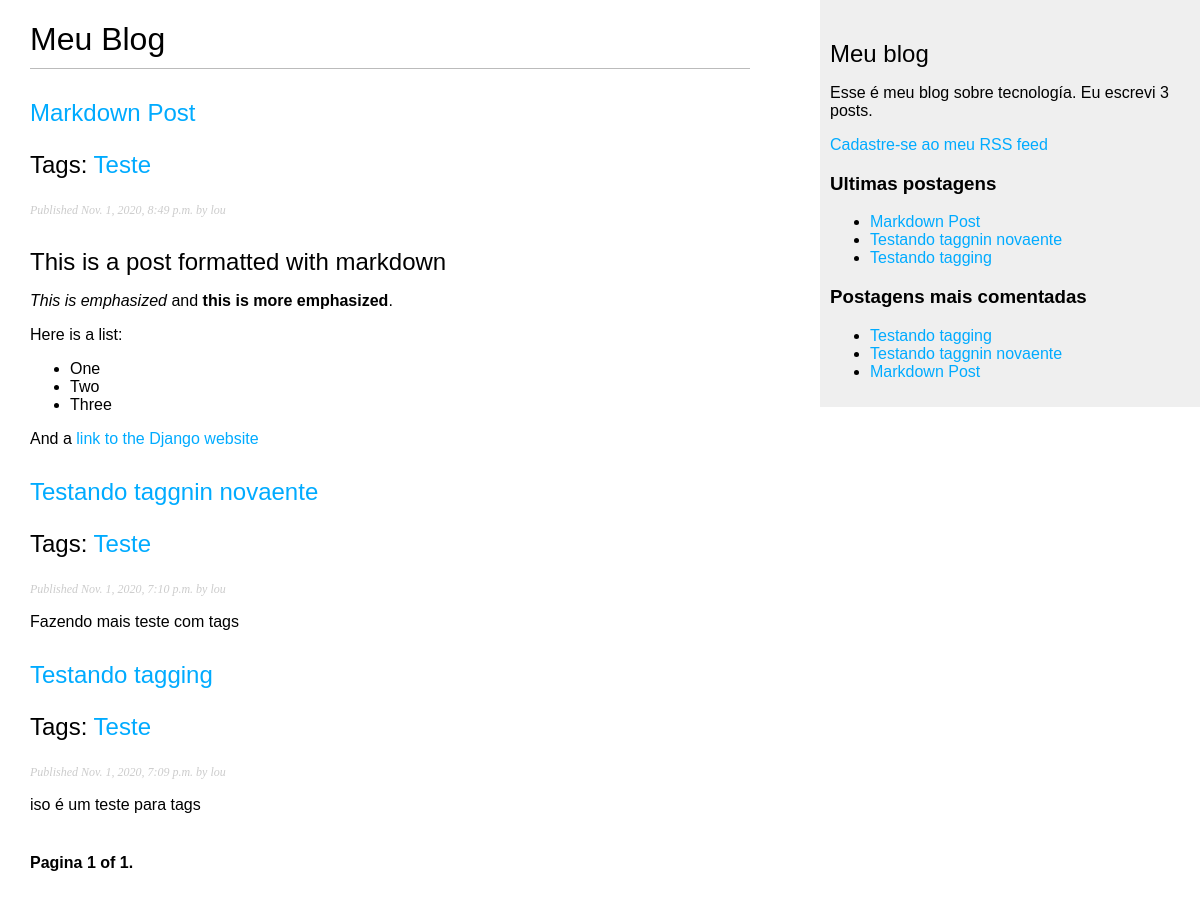
Screenshot of /blog_app/ with the database file from the repository.
### blog_app/models.py (models this page shows, shortened)
class Post(models.Model):
    ESCOLHA_STATUS = (
        ('rascunho', 'Rascunho'),
        ('publicado', 'Publicado'),
    )
    titulo = models.CharField(max_length=250) # ESSE CAMPO É PARA O TÍTULO DO POST
    slug = models.SlugField(max_length=250,   # ESSE CAMPO É PARA SER USADO NAS URLS.
                            unique_for_date='publicar') # SLUG É UM RÓTULO QUE CONTEM APENAS LETRAS, NÚMEROS ETC...
    autor = models.ForeignKey(User, # ESSE CAMPO DENIFE  RELAÇÃO many-to-one.
                            on_delete=models.CASCADE, # OU SEJA: CADA POST É ESCRITO POR APENAS UM USUÁRIO
                            related_name='blog_posts') # E UM USUÁRIO PODE ESCREVER QUALQUER NUMERO DE POSTS.
    body = models.TextField() # ESSE É  O CORPO DO POST. É UM CAMPO DE TEXT QUE É ENVIADO PARA A BASE DE DADOS SQL
    publicar = models.DateTimeField(default=timezone.now) # DateTimeField INDICA QUANDO FOI O POST
    criado = models.DateTimeField(auto_now_add=True) # INDICA QUANDO O POST FOI CRIADO
    atualizado = models.DateTimeField(auto_now=True) # INDICA A ULTIMA VEZ QUE O POST FOI ATUALIZADO
    status = models.CharField(max_length=10, # MOSTRA O STATUS DO POST
                                choices=ESCOLHA_STATUS,
                                default='rascunho')
    objetos = models.Manager() # MANAGER PADRÃO
    publicado = AdminPub() # MANAGER PERSONALIZADO
    tags = TaggableManager()
    class Meta: # ESSA CLASSE CONTÉM METADATA. DJANGO ORDENA OS RESULTADOS
        ordering = ('-publicar',) # PELO CAMPO DE PUBLICAÇÃO EM ORDEM DECRESCENTE
    def get_absolute_url(self):
        return reverse('blog_app:detalhe_post',
                        args=[self.publicar.year,
                              self.publicar.month,
                              self.publicar.day, self.slug])

### blog_app/views.py (the view)
# urls.py: path('',views.lista_post, name='lista_post'), # O PRIMEIRO PADRÃO Ñ ECEBE NENHUM ARGUMETNO E MAPEADA PARA A VIEW lista_post
def lista_post(request, tag_slug=None): # ESSA VIEW PEGA A REQUEST COMO ÚNICO PARÂMETRO. PARÂMETRO REQUERIDO POR TODAS AS VIEWS
    object_list = Post.publicado.all()
    tag = None
    if tag_slug:
        tag = get_object_or_404(Tag, slug=tag_slug)
        object_list = object_list.filter(tags__in=[tag])
    paginator = Paginator(object_list, 3) # 3 POST EM CADA PÁGINA
    page = request.GET.get('page')
    try:
        posts = paginator.page(page)
    except PageNotAnInteger:
        posts = paginator.page(1)
    except EmptyPage:
        posts = paginator.page(paginator.num_pages)
    return render(request,'blog_app/post/lista.html',{'page':page,
                                                      'posts':posts,
                                                      'tag':tag})

### blog_app/models.py (called while the page is built)
    def get_queryset(self): # ESSE MÉTODO DE UM MANAGER RETORNA A QuerySet QUE VAI SER EXECUTADA
        return super(AdminPub,
                     self).get_queryset()\
                          .filter(status='publicado') # SOBREESCREVE O MÉTODO ACIMA PARA INCLUIR O MANAGER COSTOMIZADO

### blog_app/templatetags/blog_tags.py (called while the page is built)
@register.simple_tag
def total_posts():
    return Post.publicado.count()

@register.inclusion_tag('blog_app/post/ultimos_posts.html')
def mostrar_ultimos_posts(count=5):
    ultimos_posts = Post.publicado.order_by('-publicar')[:count]
    return {'ultimos_posts': ultimos_posts}

@register.simple_tag
def get_postagens_mais_comentadas(count=5):
    return Post.publicado.annotate(
                total_commentarios=Count('comentarios')
                ).order_by('-total_commentarios')[:count]

@register.filter(name='markdown')
def markdown_format(text):
    return mark_safe(markdown.markdown(text))

### blog_app/templates/blog_app/post/lista.html (shortened to what this page needs)
{% extends "blog_app/base.html" %}
{% load blog_tags %}
{% block content %}
  <h1>Meu Blog</h1>
  {% for post in posts %}
    <h2>
      <a href="{{ post.get_absolute_url }}">
      {{ post.titulo }}
      </a>
      <p class="tags">
        Tags:
        {% for tag in post.tags.all %}
          <a href="{% url "blog_app:lista_post_by_tag" tag.slug %}">
            {{ tag.name }}
          </a>
        {% endfor %}
      </p>
    </h2>
    <p class="date">
      Published {{ post.publicar }} by {{ post.autor }}
    </p>
    {{ post.body|markdown|truncatewords_html:30 }}
  {% endfor %}
  {% include "pagination.html" with page=posts %}
{% endblock %}

### blog_app/templates/blog_app/base.html (shortened to what this page needs)
{% load blog_tags %}
{% load static %}
<!DOCTYPE html>
<html lang="pt" dir="ltr">
  <head>
    <link href="{% static 'blog_app/css/blog.css' %}" rel="stylesheet">
  </head>
  <body>
    <div id="content">
      {% block content %}
      {% endblock %}
    </div>
    <div id="sidebar">
      <h2>Meu blog</h2>
      <p>Esse é meu blog sobre tecnología. Eu escrevi {% total_posts %} posts.</p>
      <p>
        <a href="{% url "blog_app:post_feed" %}">Cadastre-se ao meu RSS feed</a>
      </p>
      <h3>Ultimas postagens</h3>
      {% mostrar_ultimos_posts 3 %}
      <h3>Postagens mais comentadas</h3>
      {% get_postagens_mais_comentadas as postagens_mais_comentadas %}
      <ul>
        {% for post in postagens_mais_comentadas %}
        <li>
          <a href="{{ post.get_absolute_url }}">{{ post.titulo }}</a>
        </li>
        {% endfor %}
      </ul>
    </div>
  </body>
</html>

### blog_app/templates/blog_app/post/ultimos_posts.html
<ul>
  {% for post in ultimos_posts %}
  <li>
    <a href="{{ post.get_absolute_url }}">{{ post.titulo }}</a>
  </li>
  {% endfor %}
</ul>

### blog_app/static/blog_app/css/blog.css (style rules this page uses)
body { margin:0; padding:0; font-family:helvetica, sans-serif; }
a { color:#00abff; text-decoration:none; }
h1 { font-weight:normal; border-bottom:1px solid #bbb; padding:0 0 10px 0; }
h2 { font-weight:normal; margin:30px 0 0; }
#content { float:left; width:60%; padding:0 0 0 30px; }
#sidebar { float:right; width:30%; padding:10px; background:#efefef; height:100%; }
p.date { color:#ccc; font-family: georgia, serif; font-size: 12px; font-style: italic; }

### rows the page displays
Post: titulo "Markdown Post", publicar "Nov. 1, 2020, 8:49 p.m.", autor "lou", body "This is a post formatted with markdown This is emphasized and this is more emphasized . Here is a list: One Two Three And a link to the Django website"
Tag: name "Teste"
Post: titulo "Testando taggnin novaente", publicar "Nov. 1, 2020, 7:10 p.m.", autor "lou", body "Fazendo mais teste com tags"
Post: titulo "Testando tagging", publicar "Nov. 1, 2020, 7:09 p.m.", autor "lou", body "iso é um teste para tags"

### other values shown
{{ page.number }} "1"
{{ page.paginator.num_pages }} "1"
